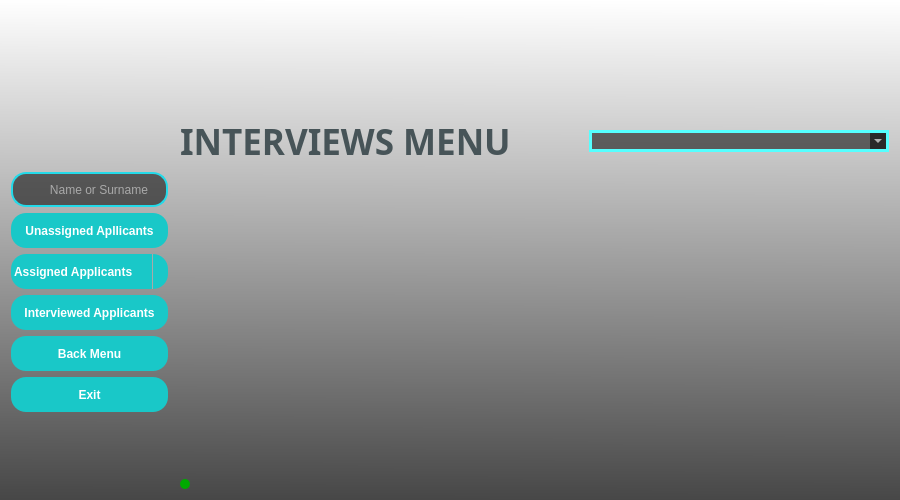
<?xml version="1.0" encoding="UTF-8"?>
<ui version="4.0">
 <class>FormInterviews</class>
 <widget class="QWidget" name="FormInterviews">
  <property name="geometry">
   <rect>
    <x>0</x>
    <y>0</y>
    <width>900</width>
    <height>500</height>
   </rect>
  </property>
  <property name="minimumSize">
   <size>
    <width>840</width>
    <height>500</height>
   </size>
  </property>
  <property name="maximumSize">
   <size>
    <width>16777215</width>
    <height>16777215</height>
   </size>
  </property>
  <property name="windowTitle">
   <string>INTERVIEWS</string>
  </property>
  <property name="windowIcon">
   <iconset>
    <normaloff>pictures/logo1.ico</normaloff>pictures/logo1.ico</iconset>
  </property>
  <property name="styleSheet">
   <string notr="true">background-color: qlineargradient(spread:pad, x1:0.489, y1:1, x2:0.494, y2:0, stop:0 rgba(71, 71, 71, 255), stop:1 rgba(255, 255, 255, 255));</string>
  </property>
  <layout class="QGridLayout" name="gridLayout">
   <item row="4" column="0">
    <widget class="QPushButton" name="pushButtonUnassignedApplicants">
     <property name="sizePolicy">
      <sizepolicy hsizetype="Fixed" vsizetype="Fixed">
       <horstretch>0</horstretch>
       <verstretch>0</verstretch>
      </sizepolicy>
     </property>
     <property name="minimumSize">
      <size>
       <width>150</width>
       <height>35</height>
      </size>
     </property>
     <property name="maximumSize">
      <size>
       <width>160</width>
       <height>16777215</height>
      </size>
     </property>
     <property name="font">
      <font>
       <family>Arial</family>
       <bold>true</bold>
      </font>
     </property>
     <property name="styleSheet">
      <string notr="true">QPushButton{
	border-radius : 15px;
	background-color : rgb(25, 200, 200);
	color: rgb(255, 255, 255);
}
QPushButton:hover{
	background-color: rgb(20, 135, 135);
	border: 2px solid rgb(255, 80, 0);
}</string>
     </property>
     <property name="text">
      <string>Unassigned Apllicants</string>
     </property>
    </widget>
   </item>
   <item row="3" column="0">
    <widget class="QLineEdit" name="lineEditSearch">
     <property name="enabled">
      <bool>true</bool>
     </property>
     <property name="sizePolicy">
      <sizepolicy hsizetype="Fixed" vsizetype="Fixed">
       <horstretch>0</horstretch>
       <verstretch>0</verstretch>
      </sizepolicy>
     </property>
     <property name="minimumSize">
      <size>
       <width>150</width>
       <height>35</height>
      </size>
     </property>
     <property name="maximumSize">
      <size>
       <width>160</width>
       <height>16777215</height>
      </size>
     </property>
     <property name="focusPolicy">
      <enum>Qt::StrongFocus</enum>
     </property>
     <property name="styleSheet">
      <string notr="true">QLineEdit {
  border: 2px solid rgb(35, 218, 233);
  border-radius: 15px;
  color: #FFF;
  padding-left: 15px;
  background-color: rgba(0, 0, 0,55%); 
}

QLineEdit:hover {
	border: 2px solid rgb(255, 80, 0);
}

QLineEdit:focus  {
  border: 2px solid rgb(162, 0, 0);
  background-color: rgb(47, 47, 47);
}
</string>
     </property>
     <property name="text">
      <string/>
     </property>
     <property name="placeholderText">
      <string>      Name or Surname</string>
     </property>
    </widget>
   </item>
   <item row="2" column="4" colspan="2">
    <layout class="QHBoxLayout" name="horizontalLayout">
     <item alignment="Qt::AlignRight">
      <widget class="QComboBox" name="comboBoxFilterOptions">
       <property name="minimumSize">
        <size>
         <width>300</width>
         <height>0</height>
        </size>
       </property>
       <property name="styleSheet">
        <string notr="true">QComboBox {
	border-radius : 15px;
	border: 3px solid rgb(85, 255, 255);
	background-color: rgba(0, 0, 0,55%);
	color: rgb(255, 255, 255);
}

QComboBox:hover {
	border: 2px solid rgb(255, 80, 0);
}

QComboBox:focus  {
  border: 2px solid rgb(162, 0, 0);
  background-color: rgb(47, 47, 47);
}
</string>
       </property>
      </widget>
     </item>
    </layout>
   </item>
   <item row="6" column="0">
    <widget class="QPushButton" name="pushButtonInterviewedApplicants">
     <property name="sizePolicy">
      <sizepolicy hsizetype="Fixed" vsizetype="Fixed">
       <horstretch>0</horstretch>
       <verstretch>0</verstretch>
      </sizepolicy>
     </property>
     <property name="minimumSize">
      <size>
       <width>150</width>
       <height>35</height>
      </size>
     </property>
     <property name="maximumSize">
      <size>
       <width>160</width>
       <height>16777215</height>
      </size>
     </property>
     <property name="font">
      <font>
       <bold>true</bold>
      </font>
     </property>
     <property name="styleSheet">
      <string notr="true">QPushButton{
	border-radius : 15px;
	background-color : rgb(25, 200, 200);
	color: rgb(255, 255, 255);
}
QPushButton:hover{
	background-color: rgb(20, 135, 135);
	border: 2px solid rgb(255, 80, 0);
}</string>
     </property>
     <property name="text">
      <string>Interviewed Applicants</string>
     </property>
    </widget>
   </item>
   <item row="0" column="5">
    <spacer name="horizontalSpacer">
     <property name="orientation">
      <enum>Qt::Horizontal</enum>
     </property>
     <property name="sizeHint" stdset="0">
      <size>
       <width>40</width>
       <height>20</height>
      </size>
     </property>
    </spacer>
   </item>
   <item row="0" column="3" colspan="2">
    <widget class="QLabel" name="label">
     <property name="sizePolicy">
      <sizepolicy hsizetype="Preferred" vsizetype="Preferred">
       <horstretch>0</horstretch>
       <verstretch>0</verstretch>
      </sizepolicy>
     </property>
     <property name="minimumSize">
      <size>
       <width>0</width>
       <height>100</height>
      </size>
     </property>
     <property name="maximumSize">
      <size>
       <width>16777215</width>
       <height>100</height>
      </size>
     </property>
     <property name="styleSheet">
      <string notr="true">background-color: rgba(0, 0, 0,0%);</string>
     </property>
     <property name="text">
      <string/>
     </property>
     <property name="pixmap">
      <pixmap>pictures/logo2.png</pixmap>
     </property>
     <property name="scaledContents">
      <bool>true</bool>
     </property>
    </widget>
   </item>
   <item row="0" column="2">
    <widget class="QLabel" name="labelLogo">
     <property name="maximumSize">
      <size>
       <width>16777215</width>
       <height>150</height>
      </size>
     </property>
     <property name="styleSheet">
      <string notr="true">background-color: rgba(0, 0, 0,0%);</string>
     </property>
     <property name="text">
      <string/>
     </property>
     <property name="pixmap">
      <pixmap>pictures/logo1.ico</pixmap>
     </property>
     <property name="scaledContents">
      <bool>false</bool>
     </property>
    </widget>
   </item>
   <item row="7" column="0">
    <widget class="QPushButton" name="pushButtonBackMenu">
     <property name="sizePolicy">
      <sizepolicy hsizetype="Fixed" vsizetype="Fixed">
       <horstretch>0</horstretch>
       <verstretch>0</verstretch>
      </sizepolicy>
     </property>
     <property name="minimumSize">
      <size>
       <width>150</width>
       <height>35</height>
      </size>
     </property>
     <property name="maximumSize">
      <size>
       <width>160</width>
       <height>16777215</height>
      </size>
     </property>
     <property name="font">
      <font>
       <family>Arial</family>
       <bold>true</bold>
      </font>
     </property>
     <property name="styleSheet">
      <string notr="true">QPushButton{
	border-radius : 15px;
	background-color : rgb(25, 200, 200);
	color: rgb(255, 255, 255);
}
QPushButton:hover{
	background-color: rgb(20, 135, 135);
	border: 2px solid rgb(255, 80, 0);
}</string>
     </property>
     <property name="text">
      <string>Back Menu</string>
     </property>
    </widget>
   </item>
   <item row="2" column="2" colspan="2">
    <widget class="QLabel" name="labelMenu">
     <property name="minimumSize">
      <size>
       <width>380</width>
       <height>0</height>
      </size>
     </property>
     <property name="maximumSize">
      <size>
       <width>16777215</width>
       <height>60</height>
      </size>
     </property>
     <property name="font">
      <font>
       <family>Arial Black</family>
       <pointsize>26</pointsize>
       <bold>true</bold>
      </font>
     </property>
     <property name="styleSheet">
      <string notr="true">background-color: rgba(0, 0, 0,0%);
color: rgb(71, 84, 88);</string>
     </property>
     <property name="text">
      <string>INTERVIEWS MENU</string>
     </property>
     <property name="scaledContents">
      <bool>true</bool>
     </property>
    </widget>
   </item>
   <item row="5" column="0">
    <widget class="QComboBox" name="comboBoxAssignedApplicants">
     <property name="sizePolicy">
      <sizepolicy hsizetype="Fixed" vsizetype="Fixed">
       <horstretch>0</horstretch>
       <verstretch>0</verstretch>
      </sizepolicy>
     </property>
     <property name="minimumSize">
      <size>
       <width>150</width>
       <height>35</height>
      </size>
     </property>
     <property name="maximumSize">
      <size>
       <width>160</width>
       <height>16777215</height>
      </size>
     </property>
     <property name="font">
      <font>
       <family>Arial</family>
       <bold>true</bold>
      </font>
     </property>
     <property name="styleSheet">
      <string notr="true">QComboBox {
    border-radius: 15px;
    background-color: rgb(25, 200, 200);
    color: rgb(255, 255, 255);
    padding: 1px 18px 1px 3px;
}

QComboBox:placeholder {
    padding-left: 10px;
    padding-right: 10px;
}

QComboBox::drop-down {
    border: none;
    subcontrol-origin: padding;
    subcontrol-position: top right;
    width: 15px;
    border-left-width: 1px;
    border-left-color: darkgray;
    border-left-style: solid;
    border-top-right-radius: 3px;
    border-bottom-right-radius: 3px;
}

QComboBox::down-arrow {
    width: 14px;
    height: 14px;
}

QComboBox QAbstractItemView::item {
    background-color: rgb(25, 200, 200);
    color: rgb(255, 255, 255);
}

QComboBox QAbstractItemView {
    border: 1px solid darkgray;
    selection-background-color: rgb(20, 135, 135);
    background-color: rgb(25, 200, 200);
    border-radius: 15px;
}

QComboBox:hover {
    background-color: rgb(20, 135, 135); /* QComboBox arka planı hover anında değişiyor */
    border: 2px solid rgb(255, 80, 0); /* Hover ile kenar çizgisi ekleniyor */
}

font: 700 9pt 'Segoe UI';
QLineEdit{font: 700 9pt 'Segoe UI';}</string>
     </property>
     <property name="placeholderText">
      <string>Assigned Applicants</string>
     </property>
    </widget>
   </item>
   <item row="8" column="0">
    <widget class="QPushButton" name="pushButtonExit">
     <property name="sizePolicy">
      <sizepolicy hsizetype="Fixed" vsizetype="Fixed">
       <horstretch>0</horstretch>
       <verstretch>0</verstretch>
      </sizepolicy>
     </property>
     <property name="minimumSize">
      <size>
       <width>150</width>
       <height>35</height>
      </size>
     </property>
     <property name="maximumSize">
      <size>
       <width>160</width>
       <height>16777215</height>
      </size>
     </property>
     <property name="font">
      <font>
       <family>Arial</family>
       <bold>true</bold>
      </font>
     </property>
     <property name="styleSheet">
      <string notr="true">QPushButton{
	border-radius : 15px;
	background-color : rgb(25, 200, 200);
	color: rgb(255, 255, 255);
}
QPushButton:hover{
	background-color: rgb(20, 135, 135);
	border: 2px solid rgb(255, 80, 0);
}</string>
     </property>
     <property name="text">
      <string>Exit</string>
     </property>
    </widget>
   </item>
   <item row="10" column="2">
    <widget class="QLabel" name="labelInfo1">
     <property name="enabled">
      <bool>false</bool>
     </property>
     <property name="minimumSize">
      <size>
       <width>10</width>
       <height>10</height>
      </size>
     </property>
     <property name="maximumSize">
      <size>
       <width>10</width>
       <height>10</height>
      </size>
     </property>
     <property name="styleSheet">
      <string notr="true">QLabel { background-color: rgb(0, 170, 0); border-radius : 5px; }

QToolTip { background-color: yellow; color: black; border: 1px solid black; }</string>
     </property>
     <property name="text">
      <string/>
     </property>
    </widget>
   </item>
   <item row="0" column="0">
    <widget class="QLabel" name="labelPicture">
     <property name="maximumSize">
      <size>
       <width>200</width>
       <height>150</height>
      </size>
     </property>
     <property name="styleSheet">
      <string notr="true">background-color: rgba(0, 0, 0,0%);</string>
     </property>
     <property name="text">
      <string/>
     </property>
     <property name="pixmap">
      <pixmap>pictures/interviews_menu.png</pixmap>
     </property>
     <property name="scaledContents">
      <bool>true</bool>
     </property>
    </widget>
   </item>
   <item row="3" column="1" rowspan="7" colspan="5">
    <widget class="QTableWidget" name="tableWidget">
     <property name="sizePolicy">
      <sizepolicy hsizetype="Preferred" vsizetype="Preferred">
       <horstretch>0</horstretch>
       <verstretch>0</verstretch>
      </sizepolicy>
     </property>
     <property name="styleSheet">
      <string notr="true">background-color: rgba(0, 0, 0,0%);</string>
     </property>
     <attribute name="horizontalHeaderDefaultSectionSize">
      <number>170</number>
     </attribute>
    </widget>
   </item>
  </layout>
  <zorder>lineEditSearch</zorder>
  <zorder>labelPicture</zorder>
  <zorder>labelLogo</zorder>
  <zorder>tableWidget</zorder>
  <zorder>label</zorder>
  <zorder>pushButtonUnassignedApplicants</zorder>
  <zorder>comboBoxAssignedApplicants</zorder>
  <zorder>pushButtonInterviewedApplicants</zorder>
  <zorder>pushButtonBackMenu</zorder>
  <zorder>pushButtonExit</zorder>
  <zorder>labelInfo1</zorder>
  <zorder>labelMenu</zorder>
 </widget>
 <tabstops>
  <tabstop>tableWidget</tabstop>
 </tabstops>
 <resources/>
 <connections/>
</ui>
